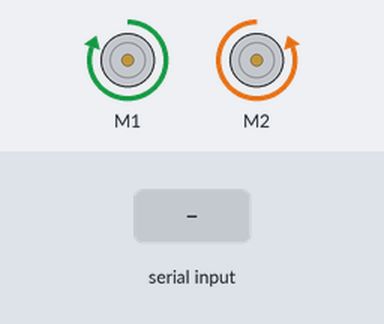
A sketch run on a simulated Arduino Uno, built with avr-gcc and run on an emulated ATmega328P. On the bench: 2 × DC motor (green arrow = forward, orange = backward, longer = faster). The inputs (shaded band) are chosen by the test bench.

Above: at 1.2 s.
1.3 s: "0" received over Serial
At 2.8 s:
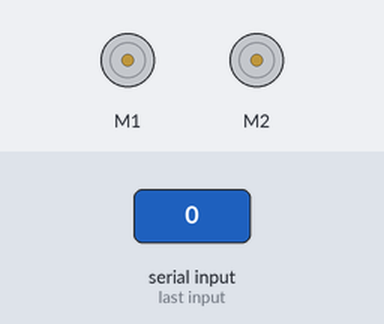
3.8 s: "1" received over Serial
At 5.5 s:
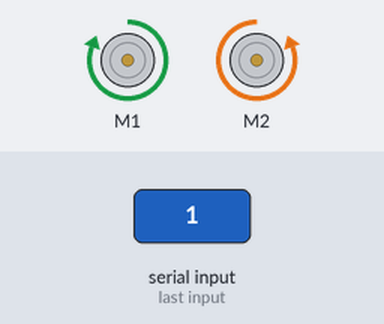
6.2 s: "2" received over Serial
At 8.6 s:
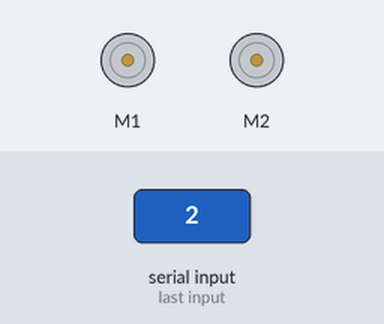
Timing chart, 0 to 10.1 s (numbered marks = the images above; inputs shaded):
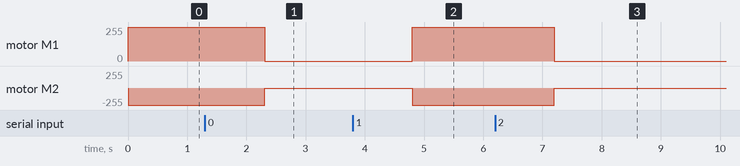

Measured:
- after the input at 1.3 s, motor M1: forward 255/255 → stopped after 1.0 s; motor M2: backward 255/255 → stopped after 1.0 s
- after the input at 3.8 s, motor M1: stopped → forward 255/255 after 1.0 s; motor M2: stopped → backward 255/255 after 1.0 s
- after the input at 6.2 s, motor M1: forward 255/255 → stopped after 1.0 s; motor M2: backward 255/255 → stopped after 1.0 s

The sketch:

robot.ino
```cpp
#include <AFMotor.h>
AF_DCMotor motor1(1);
AF_DCMotor motor2(2);

int i;
int t;


void motorsRelease() {
  motor1.run(RELEASE);
  motor2.run(RELEASE);
}

void motorsForward() {
  motor1.run(FORWARD);
  motor2.run(FORWARD);
  motor1.setSpeed(255);
  motor2.setSpeed(255);
}

void motorsBackward() {
  motor1.run(BACKWARD);
  motor2.run(BACKWARD);
  motor1.setSpeed(255);
  motor2.setSpeed(255);
}

void motorsPovorot() {
  motor1.run(FORWARD);
  motor2.run(BACKWARD);
  motor1.setSpeed(255);
  motor2.setSpeed(255);
}

void motorsSpeed(int motor1Speed, int motor2Speed) {
  motor1.setSpeed(motor1Speed);
  motor2.setSpeed(motor2Speed);
}

long times;
void setup() {
  // turn on motor
  Serial.begin(115200);
  motorsSpeed(100, 100);
  motorsRelease();
}
String data = "1";
void loop() {
  if (Serial.available() > 0) {
    data = Serial.readString();}

    if(data == "1") {
      motorsPovorot();
      //data = Serial.read();
      delay(10);
    }
    else{
      motorsRelease();
    }

}
```
